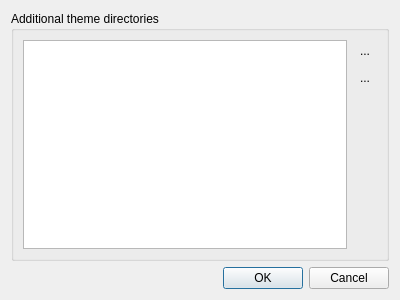
<?xml version="1.0" encoding="UTF-8"?>
<ui version="4.0">
 <class>SettingsDialog</class>
 <widget class="QDialog" name="SettingsDialog">
  <property name="geometry">
   <rect>
    <x>0</x>
    <y>0</y>
    <width>400</width>
    <height>300</height>
   </rect>
  </property>
  <property name="windowTitle">
   <string>Settings</string>
  </property>
  <layout class="QVBoxLayout" name="verticalLayout">
   <item>
    <widget class="QGroupBox" name="groupBox">
     <property name="title">
      <string>Additional theme directories</string>
     </property>
     <layout class="QHBoxLayout" name="horizontalLayout">
      <item>
       <widget class="QListView" name="listView">
        <property name="dragDropMode">
         <enum>QAbstractItemView::DragDrop</enum>
        </property>
        <property name="defaultDropAction">
         <enum>Qt::CopyAction</enum>
        </property>
        <property name="alternatingRowColors">
         <bool>true</bool>
        </property>
        <property name="resizeMode">
         <enum>QListView::Adjust</enum>
        </property>
       </widget>
      </item>
      <item>
       <layout class="QVBoxLayout" name="verticalLayout_2">
        <item>
         <widget class="QToolButton" name="add">
          <property name="text">
           <string>...</string>
          </property>
          <property name="icon">
           <iconset theme="list-add"/>
          </property>
          <property name="autoRaise">
           <bool>true</bool>
          </property>
         </widget>
        </item>
        <item>
         <widget class="QToolButton" name="remove">
          <property name="text">
           <string>...</string>
          </property>
          <property name="icon">
           <iconset theme="list-remove"/>
          </property>
          <property name="autoRaise">
           <bool>true</bool>
          </property>
         </widget>
        </item>
        <item>
         <spacer name="verticalSpacer">
          <property name="orientation">
           <enum>Qt::Vertical</enum>
          </property>
          <property name="sizeHint" stdset="0">
           <size>
            <width>20</width>
            <height>40</height>
           </size>
          </property>
         </spacer>
        </item>
       </layout>
      </item>
     </layout>
    </widget>
   </item>
   <item>
    <widget class="QDialogButtonBox" name="buttonBox">
     <property name="standardButtons">
      <set>QDialogButtonBox::Cancel|QDialogButtonBox::Ok</set>
     </property>
    </widget>
   </item>
  </layout>
 </widget>
 <resources/>
 <connections>
  <connection>
   <sender>add</sender>
   <signal>clicked()</signal>
   <receiver>SettingsDialog</receiver>
   <slot>add_new_path()</slot>
   <hints>
    <hint type="sourcelabel">
     <x>359</x>
     <y>45</y>
    </hint>
    <hint type="destinationlabel">
     <x>392</x>
     <y>10</y>
    </hint>
   </hints>
  </connection>
  <connection>
   <sender>remove</sender>
   <signal>clicked()</signal>
   <receiver>SettingsDialog</receiver>
   <slot>remove_selected_path()</slot>
   <hints>
    <hint type="sourcelabel">
     <x>352</x>
     <y>76</y>
    </hint>
    <hint type="destinationlabel">
     <x>394</x>
     <y>40</y>
    </hint>
   </hints>
  </connection>
  <connection>
   <sender>buttonBox</sender>
   <signal>accepted()</signal>
   <receiver>SettingsDialog</receiver>
   <slot>accept()</slot>
   <hints>
    <hint type="sourcelabel">
     <x>266</x>
     <y>277</y>
    </hint>
    <hint type="destinationlabel">
     <x>394</x>
     <y>237</y>
    </hint>
   </hints>
  </connection>
  <connection>
   <sender>buttonBox</sender>
   <signal>rejected()</signal>
   <receiver>SettingsDialog</receiver>
   <slot>reject()</slot>
   <hints>
    <hint type="sourcelabel">
     <x>285</x>
     <y>272</y>
    </hint>
    <hint type="destinationlabel">
     <x>26</x>
     <y>257</y>
    </hint>
   </hints>
  </connection>
 </connections>
 <slots>
  <slot>add_new_path()</slot>
  <slot>remove_selected_path()</slot>
 </slots>
</ui>
